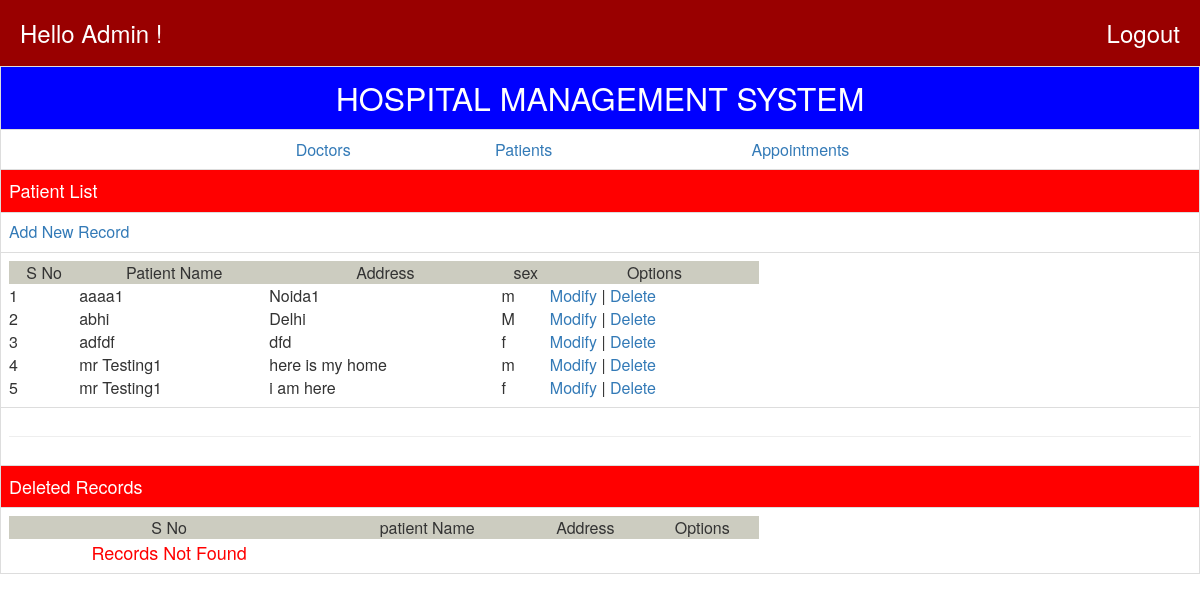
Page /PLIST.php on the committed database.
### tables this page shows
CREATE TABLE IF NOT EXISTS `patient` (
  `pno` int(11) NOT NULL AUTO_INCREMENT,
  `pname` varchar(30) NOT NULL,
  `paddr` varchar(30) NOT NULL,
  `psex` varchar(1) NOT NULL,
  `pshow` varchar(1) NOT NULL DEFAULT 'Y',
  PRIMARY KEY (`pno`)
);

### PLIST.php (the view, shortened to what this page needs)
<?php
require('connection.php');
?><html>
 <head>
 <link rel="stylesheet" href="css/bootstrap.css"/>
 </head>
 <body>
<table class="table table-bordered">
<tr bgcolor=blue><td align=center><font SIZE=6 color=white>HOSPITAL
MANAGEMENT SYSTEM</font></td></tr>
<tr><td><table align=center width=750 cellspacing=0 cellpadding=5>
<tr><td align=center><a href=dlist.php>Doctors</td><td align=center><a
href=plist.php>Patients</td><td align=center><a
href=alist.php>Appointments</td>
</table></td></tr>
<tr bgcolor=red><td ><font size=4 color=white>Patient
List</font></td></tr>
<tr><td><a href=padd.php>Add New Record</a></td></tr>
<tr><td><table width=750 cellspacing=0 cellpadding=5>
<tr bgcolor=#ccccc><td align=center>S No</td><td align=center>Patient
Name</td><td align=center>Address</td><td align=center>sex</td><td
align=center>Options</td></tr>
<?php
$rs1=mysql_query("SELECT * from patient where pshow='Y' order by
pname;");
$sno=1;
while( $row=mysql_fetch_array($rs1)) {
 echo "<tr><td>$sno</td><td>$row[1]</td><td>$row[2]</td><td>$row[3]</td><td><a
href=pmod.php?rno=".$row[0].">Modify</a> | <a
href=pdel.php?rno=".$row[0].">Delete</a></td></tr>";
 $sno++;
}
?>
</table></td></tr>
<tr><td align=center><hr></td></tr>
<tr bgcolor=red><td><font size=4 color=white>Deleted
Records</font></td></tr>
<tr><td><table width=750 cellspacing=0 cellpadding=5>
<tr bgcolor=#ccccc><td align=center>S No</td><td align=center>patient
Name</td><td align=center>Address</td><td
align=center>Options</td></tr>
<?php
$sno=1;
if ($sno==1) echo "<tr><td align=center><font size=4 color=red>Records
Not Found</font></td></tr>";
?>
</table></td></tr>
</table>
</body>
</html>

### connection.php (shortened to what this page needs)
<h3 style="background:#990000;padding:20px;color:#FFFFFF;margin:0px">
	<span>Hello Admin !</span>
	<span style="float:right"><a style="color:#FFFFFF" href="logout.php">Logout</a></span>
</h3>

### rows in the picture
patient: pname "aaaa1", paddr "Noida1", psex "m"
patient: pname "abhi", paddr "Delhi", psex "M"
patient: pname "adfdf", paddr "dfd", psex "f"
patient: pname "mr Testing1", paddr "here is my home", psex "m"
patient: pname "mr Testing1", paddr "i am here", psex "f"
